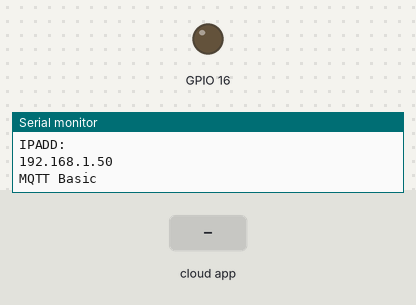
A sketch run on a simulated ESP8266 (NodeMCU). Shown: output pins drawn as LEDs (lit = HIGH), the last lines printed to the serial monitor. Inputs (shaded band) come from the test bench. WiFi joins after 1.5 s; servers stay silent unless stated; no MQTT or app messages arrive unless stated.

Above: at 2.7 s.
2.8 s: the phone or cloud app sets Dhamo1 to 0
At 4.0 s:
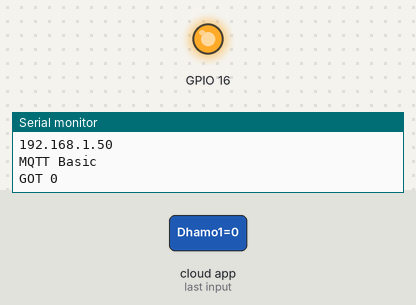
4.3 s: the phone or cloud app sets Dhamo1 to 1
At 4.7 s:
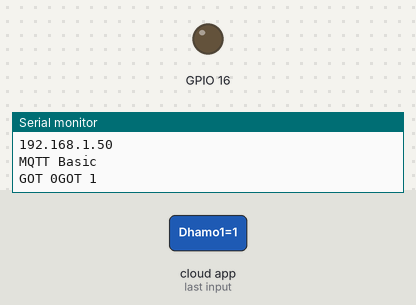
Timing chart, 0 to 7.3 s (numbered marks = the images above; inputs shaded):
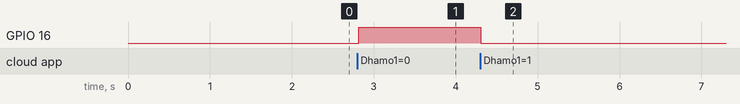

Measured:
- after the input at 2.8 s, GPIO 16: LOW → HIGH at once
- after the input at 4.3 s, GPIO 16: HIGH → LOW at once

The sketch:

Google.ino
```cpp
#include<ESP8266WiFi.h>
#include "Adafruit_MQTT_Client.h"
#define server "io.adafruit.com"
#define port 1883
#define username "Dhamodharan"
#define key "a4ab2d4c62314244958a82948dc60ece"
WiFiClient esp;
Adafruit_MQTT_Client mqtt(&esp, server, port, username, key);
Adafruit_MQTT_Subscribe feed = Adafruit_MQTT_Subscribe(&mqtt, username "/feeds/Dhamo1");
#define wifi "Dhamu"
#define password "Dhamu1234"
void setup()
{
  Serial.begin(9600);
  pinMode(16,OUTPUT);
  Serial.println(wifi);
  WiFi.begin(wifi, password);
  while (WiFi.status() != WL_CONNECTED)
  {
    delay(500);
    Serial.println(".");
  }
  Serial.println("Wifi Connected");
  Serial.println("IPADD:");
  Serial.println(WiFi.localIP());
  mqtt.subscribe(&feed);
  while (mqtt.connect())
  {
    Serial.println("..");
  }


  Serial.println("MQTT Basic");

}


void loop()
{
  while (mqtt.readSubscription(5000))
  {
    Serial.print("GOT ");
    Serial.print((char *)feed.lastread);
                  int a=atoi((char *)feed.lastread);
                  if(a==1)
                {
                  digitalWrite(16,LOW);
                }
                  else
                {
                  digitalWrite(16,HIGH);
                }
  }
  }
```
